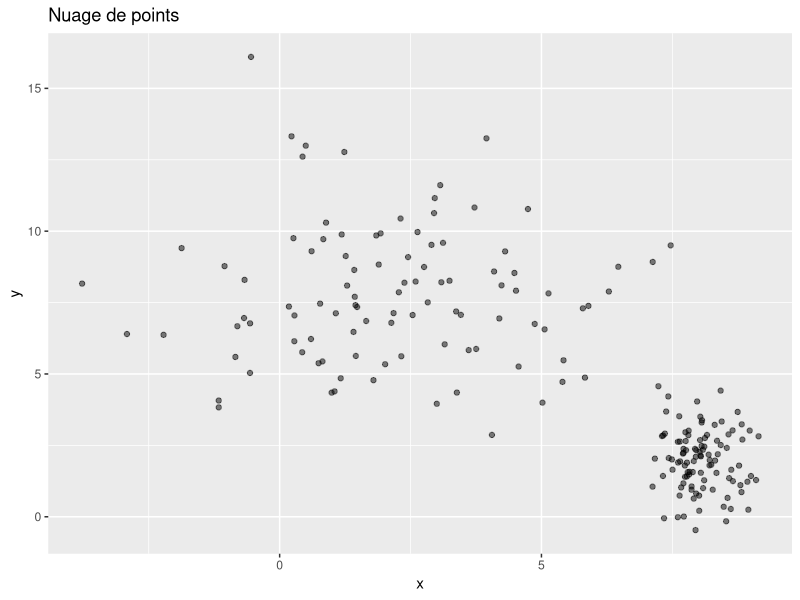
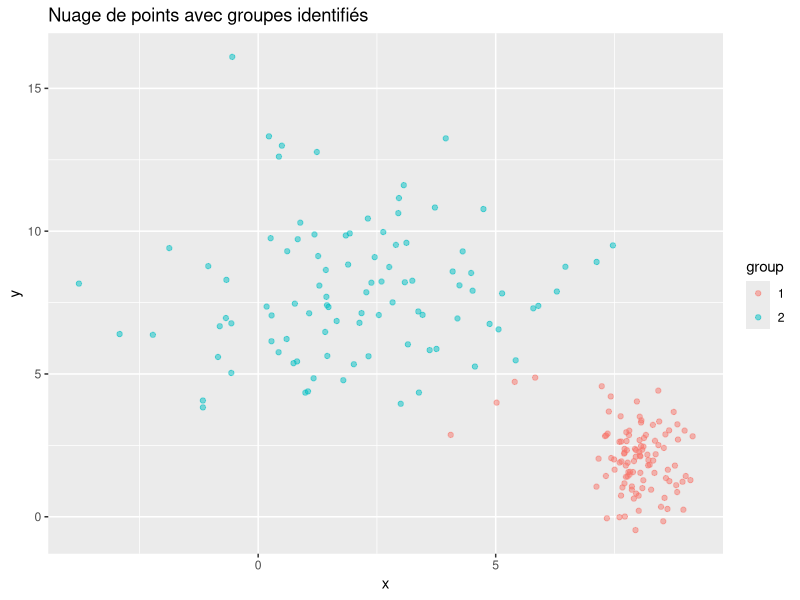
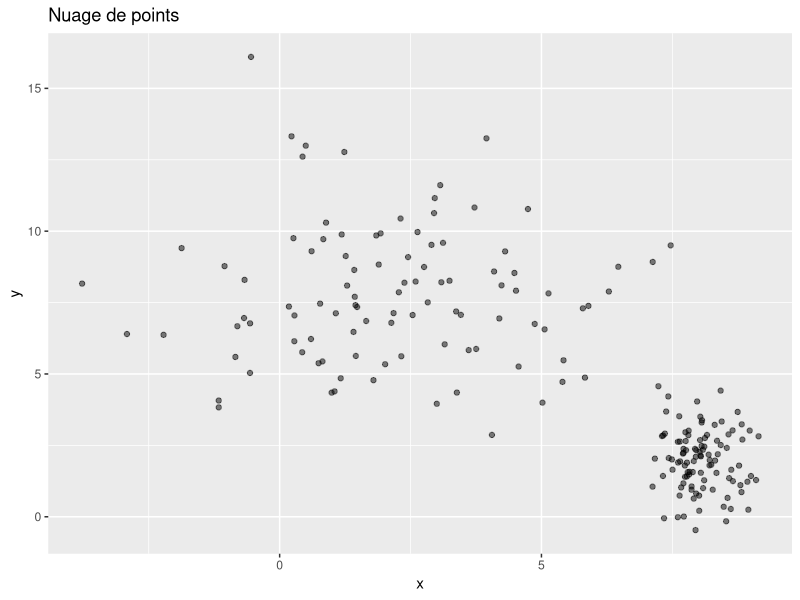
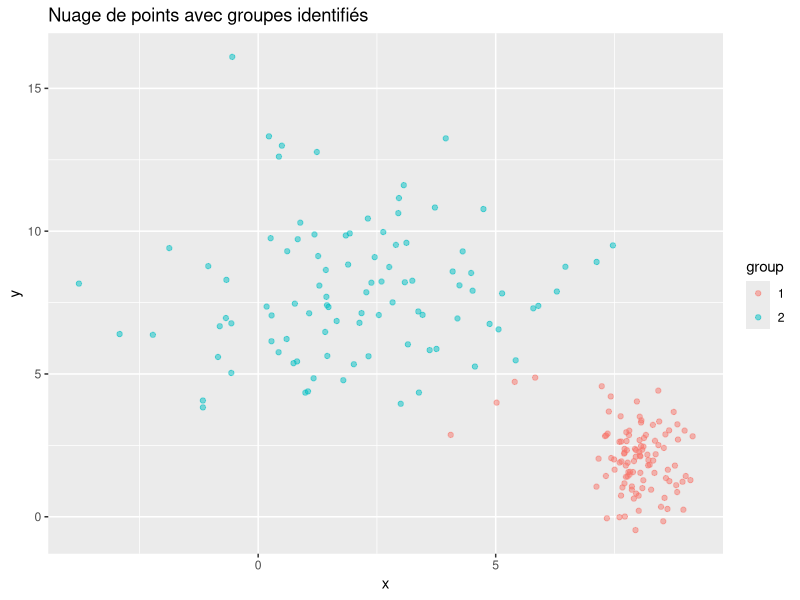

The R script that drew these images, in order:
# Charger les bibliothèques nécessaires
library(ggplot2)
library(dplyr)

# Exemple de données
set.seed(123)  # Pour la reproductibilité
n1 <- 100
n2 <- 100

# Population 1 : x faible, y fort
pop1 <- data.frame(x = rnorm(n1, mean = 2, sd = 2.5),
                   y = rnorm(n1, mean = 8, sd = 2.5))

# Population 2 : x fort, y faible
pop2 <- data.frame(x = rnorm(n2, mean = 8, sd = 0.5),
                   y = rnorm(n2, mean = 2, sd = 1))

# Combiner les données
data <- rbind(pop1, pop2)
data$group <- NA  # Ajouter une colonne pour le groupe

ggplot(data, aes(x = x, y = y)) +
  geom_point(alpha = 0.5) +
  labs(title = "Nuage de points")

ggsave("outputs/californie1a.png", width = 8, height = 6)


# Appliquer K-means
set.seed(123)  # Pour la reproductibilité
kmeans_result <- kmeans(data[, c("x", "y")], centers = 2)  # 2 clusters

# Ajouter les résultats au DataFrame
data$group <- as.factor(kmeans_result$cluster)


ggplot(data, aes(x = x, y = y, color = group)) +
  geom_point(alpha = 0.5) +
  labs(title = "Nuage de points avec groupes identifiés")

ggsave("outputs/californie1b.png", width = 8, height = 6)

# Calculer les moyennes pour chaque groupe
mean_values <- data %>%
  group_by(group) %>%
  summarise(mean_x = mean(x),
            mean_y = mean(y),
            n = n())  # Nombre de points dans chaque groupe

print(mean_values)
